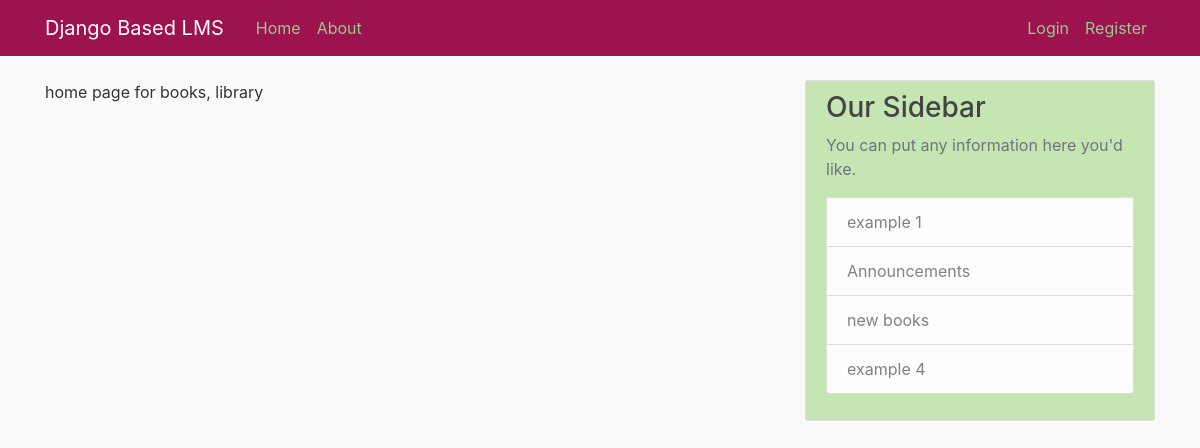
Before: /all_books/ with the older database file.
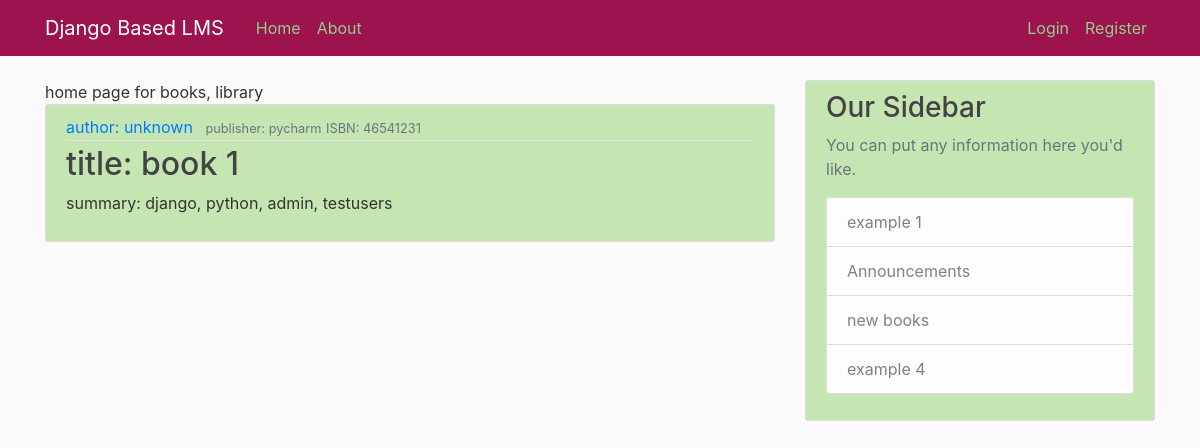
After: the same page with the newer database file.
### all_books/models.py (models this page shows, shortened)
class Books(models.Model):
    title = models.CharField(max_length=100, default='none')
    author = models.CharField(max_length=50, default='none')
    publisher = models.CharField(max_length=50, default='none')
    summary = models.CharField(max_length=500, default='none')
    ISBN = models.IntegerField()
    availability = models.ForeignKey(User, on_delete=models.CASCADE)

### all_books/views.py (the view)
# urls.py: path('', BookListView.as_view(), name='all_books_home'),
class BookListView(ListView):
    model = Books
    template_name = 'all_books/home.html'
    context_object_name = 'books'

### all_books/templates/all_books/home.html
{% extends "all_books/base.html" %}
{%block content%}
home page for books, library
{% for book in books %}
<article class="media content-section">
  <div class="media-body">
    <div class="article-metadata">
      <a class="mr-2" href="#">author: {{ book.author }}</a>
      <small class="text-muted">publisher: {{ book.publisher }}</small>
      <small class="text-muted">ISBN: {{ book.ISBN }}</small>
    </div>
    <h2><a class="article-title" href="#">title: {{ book.title }}</a></h2>
    <p class="article-content">summary: {{ book.summary }}</p>
  </div>
</article>
{% endfor %}
{%endblock content%}

Changed rows visible on the page:
added Books: author "unknown", publisher "pycharm", ISBN "46541231", title "book 1", summary "django, python, admin, testusers"
